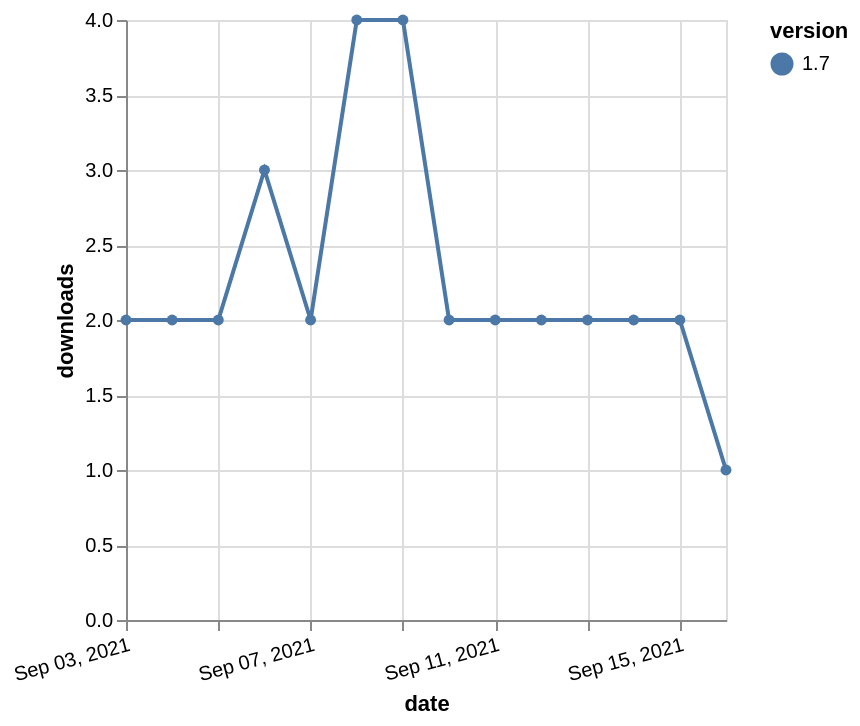

The Vega-Lite source for this figure:
### Vega-Lite specification from a JSON file in a GitHub repository (floating-point values rounded to 4 significant figures)
{"$schema": "https://vega.github.io/schema/vega-lite/v5.json", "description": "A simple bar chart with embedded data.", "data": {"values": [{"date": "2021-09-03", "total": 3068, "delta": 2, "version": "1.7"}, {"date": "2021-09-04", "total": 3070, "delta": 2, "version": "1.7"}, {"date": "2021-09-05", "total": 3072, "delta": 2, "version": "1.7"}, {"date": "2021-09-06", "total": 3075, "delta": 3, "version": "1.7"}, {"date": "2021-09-07", "total": 3077, "delta": 2, "version": "1.7"}, {"date": "2021-09-08", "total": 3081, "delta": 4, "version": "1.7"}, {"date": "2021-09-09", "total": 3085, "delta": 4, "version": "1.7"}, {"date": "2021-09-10", "total": 3087, "delta": 2, "version": "1.7"}, {"date": "2021-09-11", "total": 3089, "delta": 2, "version": "1.7"}, {"date": "2021-09-12", "total": 3091, "delta": 2, "version": "1.7"}, {"date": "2021-09-13", "total": 3093, "delta": 2, "version": "1.7"}, {"date": "2021-09-14", "total": 3095, "delta": 2, "version": "1.7"}, {"date": "2021-09-15", "total": 3097, "delta": 2, "version": "1.7"}, {"date": "2021-09-16", "total": 3098, "delta": 1, "version": "1.7"}]}, "width": "container", "mark": {"type": "line", "point": {"filled": true}}, "encoding": {"x": {"field": "date", "type": "temporal", "timeUnit": "yearmonthdate", "title": "date", "axis": {"labelAngle": -15}}, "y": {"field": "delta", "type": "quantitative", "title": "downloads"}, "color": {"field": "version", "type": "nominal"}, "tooltip": {"field": "delta"}}}
